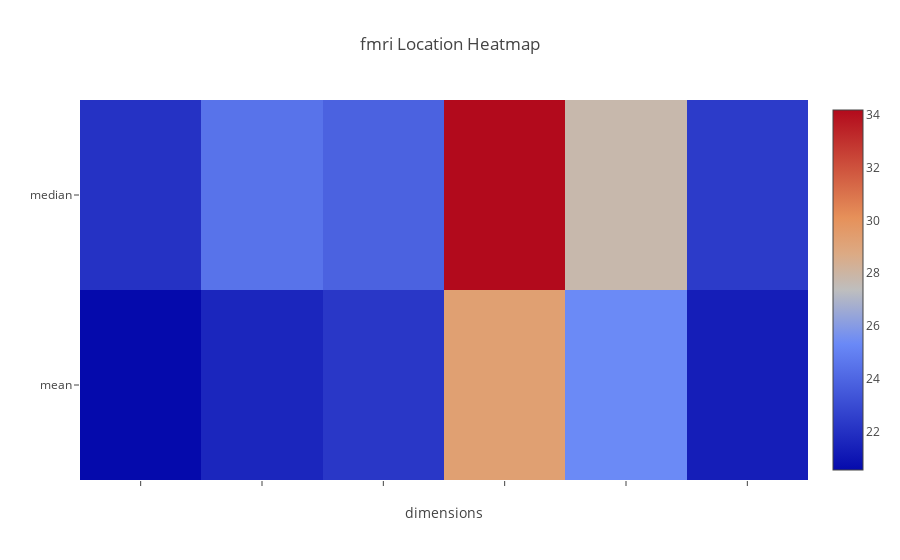

The code cell stored with this chart in its notebook:
### Code cell
lpl.LocationHeatmap(DM).plot()

### Figure 1 — Plotly figure (JSON) as saved in the notebook; plotly's stock layout.template omitted (floating-point values rounded to 4 significant figures)
{"data": [{"type": "heatmap", "x": [0, 1, 2, 3, 4, 5], "z": [[20.54, 21.59, 22.24, 29.3, 25.34, 21.31], [22.04, 24.48, 23.85, 34.19, 27.79, 22.37]]}], "layout": {"title": "fmri Location Heatmap", "xaxis": {"showticklabels": false, "title": "dimensions"}, "yaxis": {"showticklabels": true, "ticktext": ["mean", "median"], "tickvals": [0, 1]}}}
